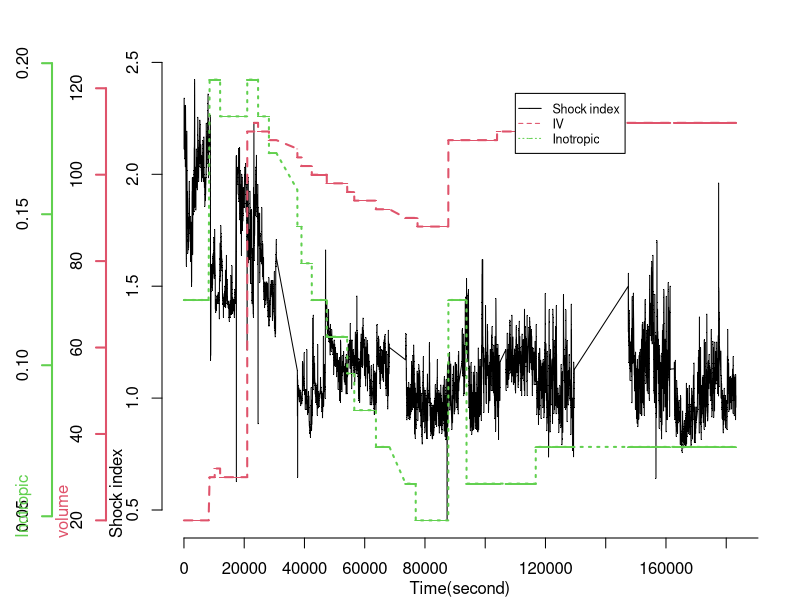
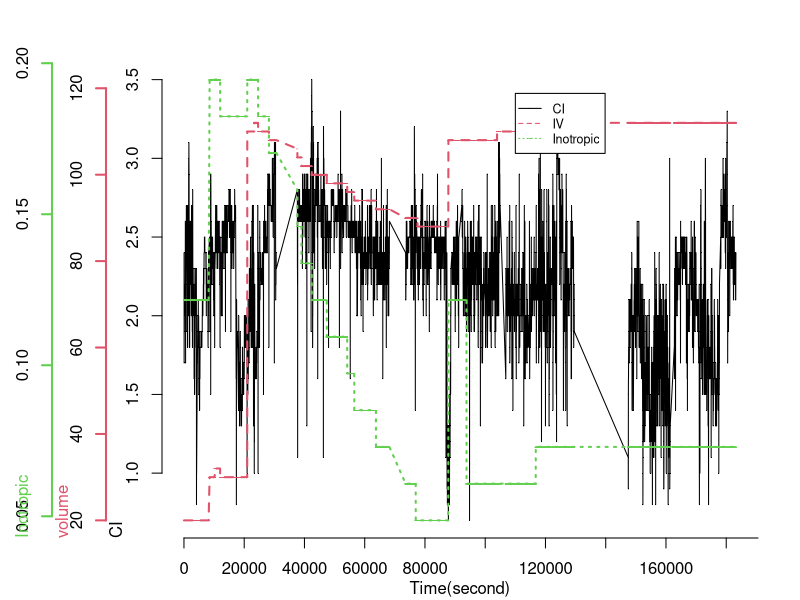
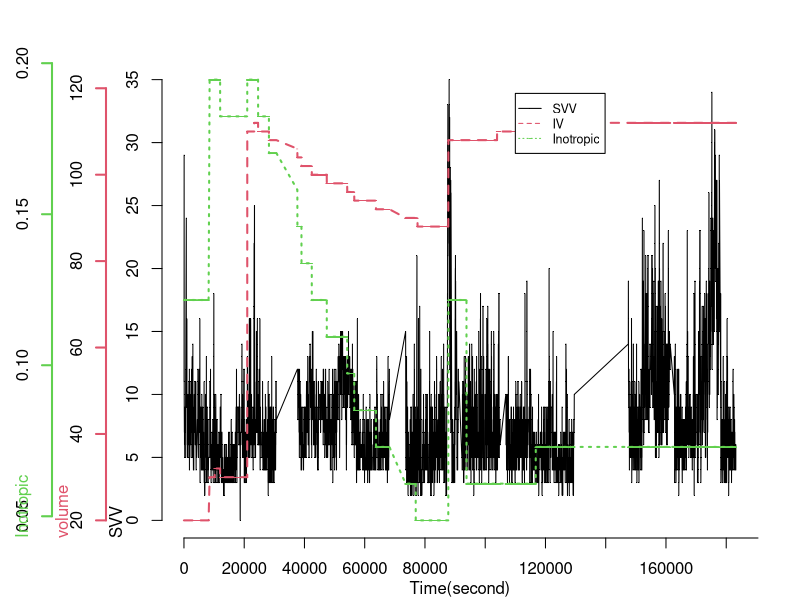
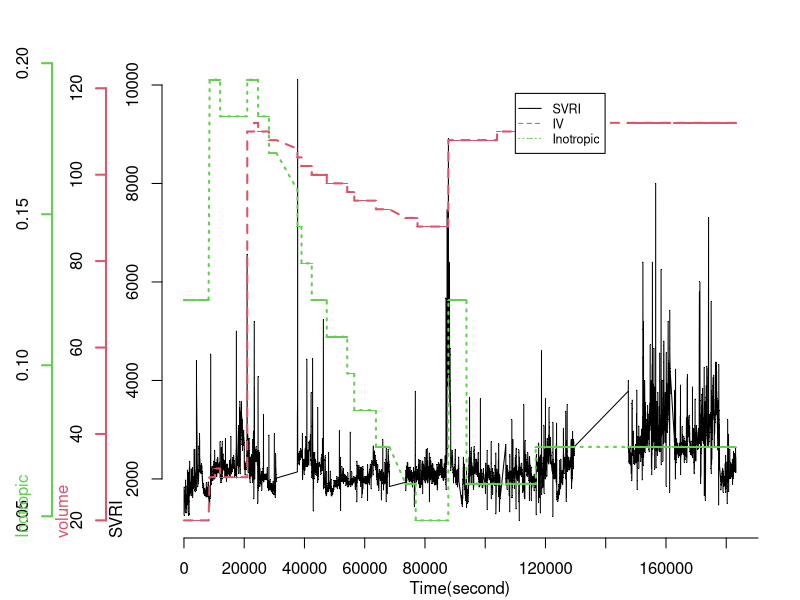
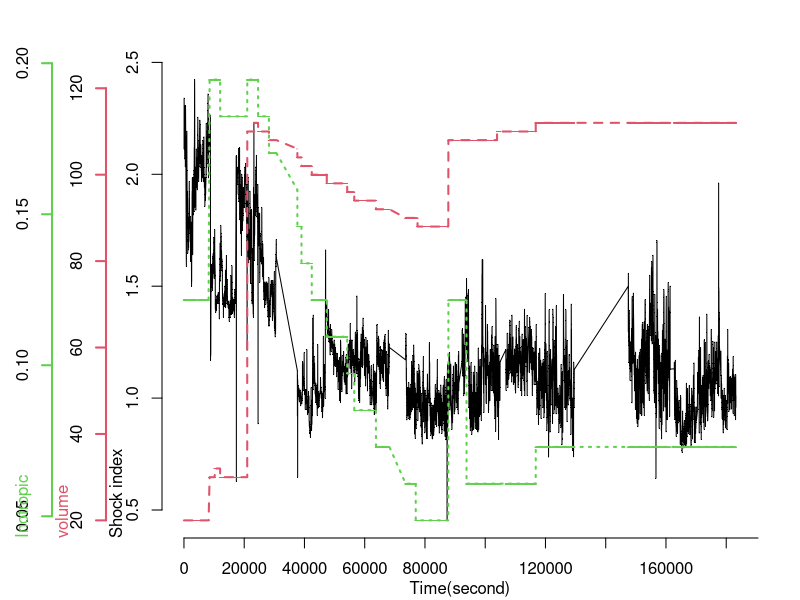
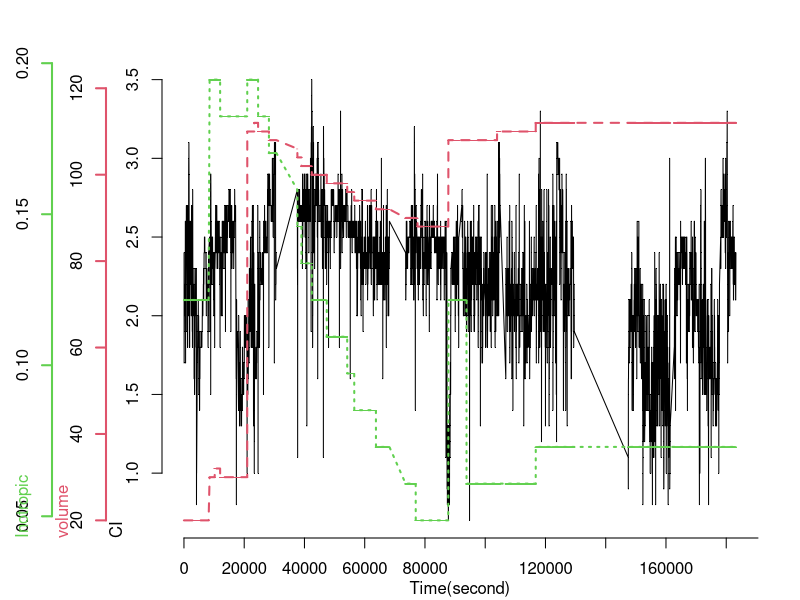
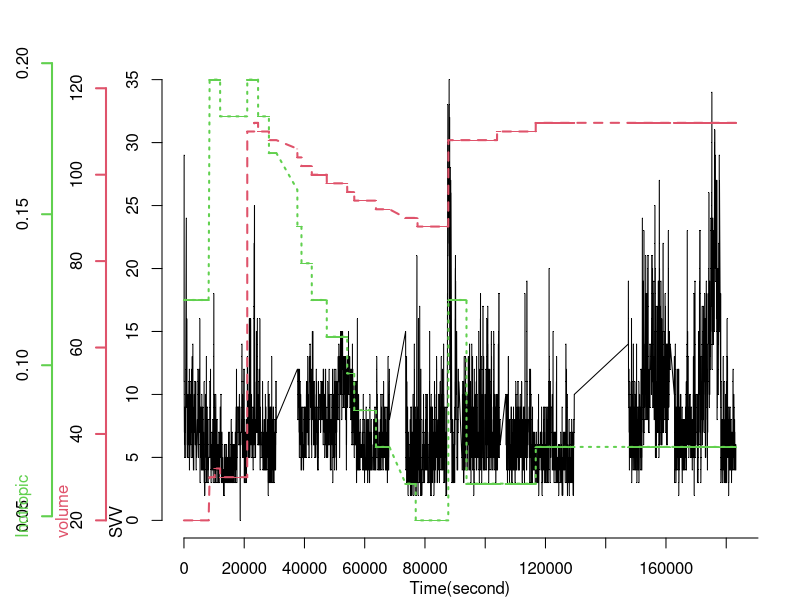
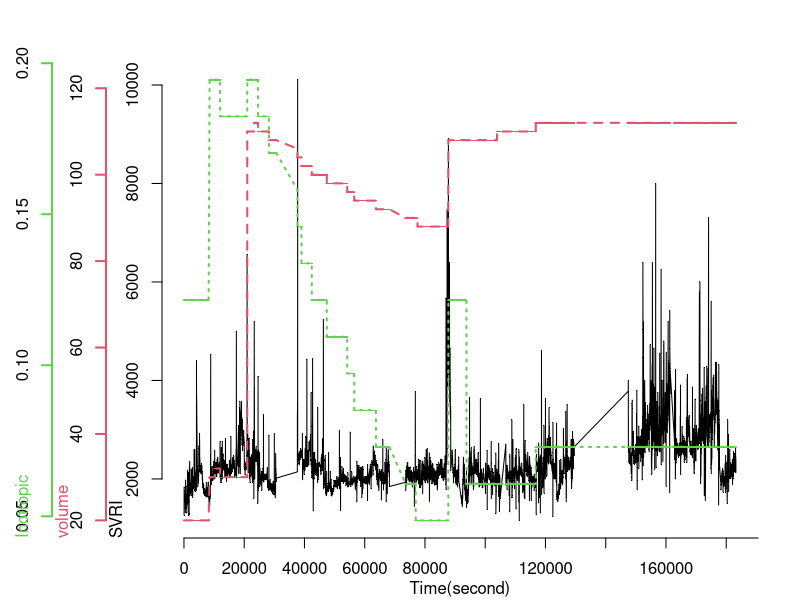

The R source for these figures, in order:

#Create Dataset

data_demainall_df0<-read.csv("data_demo.csv",header=T)

time<-data_demainall_df0$time
SI<-data_demainall_df0$SI
volume<-data_demainall_df0$volume
inotropic<-data_demainall_df0$drug_dose
SVRI<-data_demainall_df0$SVRI
SVV<-data_demainall_df0$SVV
CI<-data_demainall_df0$CI



par(mar=c(3,8, 3, 2) + 0.1)





#Plot the first time series. Notice that you don't have to draw the axis nor the labels SI


plot(time, SI, axes=F, ylim=c(min(SI),max(SI)), xlab="",lty=1, ylab="",type="l", main="",xlim=c(min(time),max(time)),col=1,pch='.')
points(time,SI,pch='.',col="black",cex=0.5)
axis(2, ylim=c(min(SI),max(SI)),col="black",lwd=1,cex=0.5)
mtext(2,text="Shock index",line=1.8, adj = 0)




#Plot the second time series. The command par(new=T) is handy here. If you just need to plot two timeseries, you could also use the right vertical axis as well. In that case you have to substitute "2" with "4" in the functions axis() and mtext(). Notice that in both functions lines is increased so that the new axis and its label is placed to the left of the first one. You don't need to increase the value if you use the right vertical axis.


par(new=T)
plot(time, volume, axes=F, ylim=c(min(volume),max(volume)+10), xlab="", ylab="", 
     type="l",lty=2, main="",xlim=c(min(time),max(time)),lwd=2,col=2)
axis(2, ylim=c(min(volume),max(volume)+10),lwd=2,line=2.8,col=2)
points(time, volume,pch='-',cex=0.5,col=2)
mtext(2,text="volume",line=4.5,col=2, adj = 0)


#Plot the third time series. Again the line parameter are both further increased.


par(new=T)
plot(time, inotropic, axes=F, ylim=c(min(inotropic),max(inotropic)), xlab="", ylab="", 
     type="l",lty=3, main="",xlim=c(min(time),max(time)),lwd=2,col=3)
axis(2, ylim=c(min(inotropic),max(inotropic)),lwd=2,line=5.5,col=3)

points(time, inotropic,pch='-',cex=0.5,col=3)
mtext(2,text="Inotropic",line=6.5,col=3, adj = 0)


axis(1,pretty(range(time),10))
mtext("Time(second)",side=1,col="black",line=2)


#And then plot the legend.

legend(x=110000,y=0.19,legend=c("Shock index","IV","Inotropic"),lty=c(1,2,3),
       pch=c('.','-','-'),col=c(1,2,3),cex=0.75)





#Plot the first time series. Notice that you don't have to draw the axis nor the labels SI
par(mar=c(3,8, 3, 2) + 0.1)





#Plot the first time series. Notice that you don't have to draw the axis nor the labels SI




plot(time, CI, axes=F, ylim=c(min(CI),max(CI)), xlab="",lty=1, ylab="",type="l", main="",xlim=c(min(time),max(time)),col=1,pch='.')
points(time,CI,pch='.',col="black",cex=0.5)
axis(2, ylim=c(min(CI),max(CI)),col="black",lwd=1,cex=0.5)
mtext(2,text="CI",line=1.8, adj = 0)






#Plot the second time series. The command par(new=T) is handy here. If you just need to plot two timeseries, you could also use the right vertical axis as well. In that case you have to substitute "2" with "4" in the functions axis() and mtext(). Notice that in both functions lines is increased so that the new axis and its label is placed to the left of the first one. You don't need to increase the value if you use the right vertical axis.


par(new=T)
plot(time, volume, axes=F, ylim=c(min(volume),max(volume)+10), xlab="", ylab="", 
     type="l",lty=2, main="",xlim=c(min(time),max(time)),lwd=2,col=2)
axis(2, ylim=c(min(volume),max(volume)+10),lwd=2,line=2.8,col=2)
points(time, volume,pch='-',cex=0.5,col=2)
mtext(2,text="volume",line=4.5,col=2, adj = 0)


#Plot the third time series. Again the line parameter are both further increased.


par(new=T)
plot(time, inotropic, axes=F, ylim=c(min(inotropic),max(inotropic)), xlab="", ylab="", 
     type="l",lty=3, main="",xlim=c(min(time),max(time)),lwd=2,col=3)
axis(2, ylim=c(min(inotropic),max(inotropic)),lwd=2,line=5.5,col=3)

points(time, inotropic,pch='-',cex=0.5,col=3)
mtext(2,text="Inotropic",line=6.5,col=3, adj = 0)


axis(1,pretty(range(time),10))
mtext("Time(second)",side=1,col="black",line=2)


#And then plot the legend.

legend(x=110000,y=0.19,legend=c("CI","IV","Inotropic"),lty=c(1,2,3),
       pch=c('.','-','-'),col=c(1,2,3),cex=0.75)






#Plot the first time series. Notice that you don't have to draw the axis nor the labels SI
par(mar=c(3,8, 3, 2) + 0.1)







#Plot the first time series. Notice that you don't have to draw the axis nor the labels SI


plot(time, SVV, axes=F, ylim=c(min(SVV),max(SVV)), xlab="", lty=1, ylab="",type="l", main="",xlim=c(min(time),max(time)),col=1,pch='.')
points(time,SVV,pch='.',col="black",cex=0.5)
axis(2, ylim=c(min(SVV),max(SVV)),col="black",lwd=1,cex=0.5)
mtext(2,text="SVV",line=1.8, adj = 0)





#Plot the second time series. The command par(new=T) is handy here. If you just need to plot two timeseries, you could also use the right vertical axis as well. In that case you have to substitute "2" with "4" in the functions axis() and mtext(). Notice that in both functions lines is increased so that the new axis and its label is placed to the left of the first one. You don't need to increase the value if you use the right vertical axis.


par(new=T)
plot(time, volume, axes=F, ylim=c(min(volume),max(volume)+10), xlab="", ylab="", 
     type="l",lty=2, main="",xlim=c(min(time),max(time)),lwd=2,col=2)
axis(2, ylim=c(min(volume),max(volume)+10),lwd=2,line=2.8,col=2)
points(time, volume,pch='-',cex=0.5,col=2)
mtext(2,text="volume",line=4.5,col=2, adj = 0)


#Plot the third time series. Again the line parameter are both further increased.


par(new=T)
plot(time, inotropic, axes=F, ylim=c(min(inotropic),max(inotropic)), xlab="", ylab="", 
     type="l",lty=3, main="",xlim=c(min(time),max(time)),lwd=2,col=3)
axis(2, ylim=c(min(inotropic),max(inotropic)),lwd=2,line=5.5,col=3)

points(time, inotropic,pch='-',cex=0.5,col=3)
mtext(2,text="Inotropic",line=6.5,col=3, adj = 0)


axis(1,pretty(range(time),10))
mtext("Time(second)",side=1,col="black",line=2)


#And then plot the legend.

legend(x=110000,y=0.19,legend=c("SVV","IV","Inotropic"),lty=c(1,2,3),
       pch=c('.','-','-'),col=c(1,2,3),cex=0.75)






#Plot the first time series. Notice that you don't have to draw the axis nor the labels SI
par(mar=c(3,8, 3, 2) + 0.1)






#Plot the second time series. The command par(new=T) is handy here. If you just need to plot two timeseries, you could also use the right vertical axis as well. In that case you have to substitute "2" with "4" in the functions axis() and mtext(). Notice that in both functions lines is increased so that the new axis and its label is placed to the left of the first one. You don't need to increase the value if you use the right vertical axis.

plot(time, SVRI, axes=F, ylim=c(min(SVRI),max(SVRI)), xlab="", lty=1, ylab="",type="l", main="",xlim=c(min(time),max(time)),col=1,pch='.')
points(time,SVRI,pch='.',col="black",cex=0.5)
axis(2, ylim=c(min(SVRI),max(SVRI)),col="black",lwd=1,cex=0.5)
mtext(2,text="SVRI",line=1.8, adj = 0)






#Plot the second time series. The command par(new=T) is handy here. If you just need to plot two timeseries, you could also use the right vertical axis as well. In that case you have to substitute "2" with "4" in the functions axis() and mtext(). Notice that in both functions lines is increased so that the new axis and its label is placed to the left of the first one. You don't need to increase the value if you use the right vertical axis.


par(new=T)
plot(time, volume, axes=F, ylim=c(min(volume),max(volume)+10), xlab="", ylab="", 
     type="l",lty=2, main="",xlim=c(min(time),max(time)),lwd=2,col=2)
axis(2, ylim=c(min(volume),max(volume)+10),lwd=2,line=2.8,col=2)
points(time, volume,pch='-',cex=0.5,col=2)
mtext(2,text="volume",line=4.5,col=2, adj = 0)


#Plot the third time series. Again the line parameter are both further increased.


par(new=T)
plot(time, inotropic, axes=F, ylim=c(min(inotropic),max(inotropic)), xlab="", ylab="", 
     type="l",lty=3, main="",xlim=c(min(time),max(time)),lwd=2,col=3)
axis(2, ylim=c(min(inotropic),max(inotropic)),lwd=2,line=5.5,col=3)

points(time, inotropic,pch='-',cex=0.5,col=3)
mtext(2,text="Inotropic",line=6.5,col=3, adj = 0)


axis(1,pretty(range(time),10))
mtext("Time(second)",side=1,col="black",line=2)


#And then plot the legend.

legend(x=110000,y=0.19,legend=c("SVRI","IV","Inotropic"),lty=c(1,2,3),
       pch=c('.','-','-'),col=c(1,2,3),cex=0.75)





##========================================================================================


#Define Margins. The trick is to use give as much space possible on the left margin (second value)
par(mar=c(3,8, 3, 2) + 0.1)





#Plot the first time series. Notice that you don't have to draw the axis nor the labels SI


plot(time, SI, axes=F, ylim=c(min(SI),max(SI)), xlab="",lty=1, ylab="",type="l", main="",xlim=c(min(time),max(time)),col=1,pch='.')
points(time,SI,pch='.',col="black",cex=0.5)
axis(2, ylim=c(min(SI),max(SI)),col="black",lwd=1,cex=0.5)
mtext(2,text="Shock index",line=1.8, adj = 0)




#Plot the second time series. The command par(new=T) is handy here. If you just need to plot two timeseries, you could also use the right vertical axis as well. In that case you have to substitute "2" with "4" in the functions axis() and mtext(). Notice that in both functions lines is increased so that the new axis and its label is placed to the left of the first one. You don't need to increase the value if you use the right vertical axis.


par(new=T)
plot(time, volume, axes=F, ylim=c(min(volume),max(volume)+10), xlab="", ylab="", 
     type="l",lty=2, main="",xlim=c(min(time),max(time)),lwd=2,col=2)
axis(2, ylim=c(min(volume),max(volume)+10),lwd=2,line=2.8,col=2)
points(time, volume,pch='-',cex=0.5,col=2)
mtext(2,text="volume",line=4.5,col=2, adj = 0)


#Plot the third time series. Again the line parameter are both further increased.


par(new=T)
plot(time, inotropic, axes=F, ylim=c(min(inotropic),max(inotropic)), xlab="", ylab="", 
     type="l",lty=3, main="",xlim=c(min(time),max(time)),lwd=2,col=3)
axis(2, ylim=c(min(inotropic),max(inotropic)),lwd=2,line=5.5,col=3)

points(time, inotropic,pch='-',cex=0.5,col=3)
mtext(2,text="Inotropic",line=6.5,col=3, adj = 0)


axis(1,pretty(range(time),10))
mtext("Time(second)",side=1,col="black",line=2)




#Plot the first time series. Notice that you don't have to draw the axis nor the labels SI
par(mar=c(3,8, 3, 2) + 0.1)





#Plot the first time series. Notice that you don't have to draw the axis nor the labels SI




plot(time, CI, axes=F, ylim=c(min(CI),max(CI)), xlab="",lty=1, ylab="",type="l", main="",xlim=c(min(time),max(time)),col=1,pch='.')
points(time,CI,pch='.',col="black",cex=0.5)
axis(2, ylim=c(min(CI),max(CI)),col="black",lwd=1,cex=0.5)
mtext(2,text="CI",line=1.8, adj = 0)






#Plot the second time series. The command par(new=T) is handy here. If you just need to plot two timeseries, you could also use the right vertical axis as well. In that case you have to substitute "2" with "4" in the functions axis() and mtext(). Notice that in both functions lines is increased so that the new axis and its label is placed to the left of the first one. You don't need to increase the value if you use the right vertical axis.


par(new=T)
plot(time, volume, axes=F, ylim=c(min(volume),max(volume)+10), xlab="", ylab="", 
     type="l",lty=2, main="",xlim=c(min(time),max(time)),lwd=2,col=2)
axis(2, ylim=c(min(volume),max(volume)+10),lwd=2,line=2.8,col=2)
points(time, volume,pch='-',cex=0.5,col=2)
mtext(2,text="volume",line=4.5,col=2, adj = 0)


#Plot the third time series. Again the line parameter are both further increased.


par(new=T)
plot(time, inotropic, axes=F, ylim=c(min(inotropic),max(inotropic)), xlab="", ylab="", 
     type="l",lty=3, main="",xlim=c(min(time),max(time)),lwd=2,col=3)
axis(2, ylim=c(min(inotropic),max(inotropic)),lwd=2,line=5.5,col=3)

points(time, inotropic,pch='-',cex=0.5,col=3)
mtext(2,text="Inotropic",line=6.5,col=3, adj = 0)


axis(1,pretty(range(time),10))
mtext("Time(second)",side=1,col="black",line=2)








#Plot the first time series. Notice that you don't have to draw the axis nor the labels SI
par(mar=c(3,8, 3, 2) + 0.1)







#Plot the first time series. Notice that you don't have to draw the axis nor the labels SI


plot(time, SVV, axes=F, ylim=c(min(SVV),max(SVV)), xlab="", lty=1, ylab="",type="l", main="",xlim=c(min(time),max(time)),col=1,pch='.')
points(time,SVV,pch='.',col="black",cex=0.5)
axis(2, ylim=c(min(SVV),max(SVV)),col="black",lwd=1,cex=0.5)
mtext(2,text="SVV",line=1.8, adj = 0)





#Plot the second time series. The command par(new=T) is handy here. If you just need to plot two timeseries, you could also use the right vertical axis as well. In that case you have to substitute "2" with "4" in the functions axis() and mtext(). Notice that in both functions lines is increased so that the new axis and its label is placed to the left of the first one. You don't need to increase the value if you use the right vertical axis.


par(new=T)
plot(time, volume, axes=F, ylim=c(min(volume),max(volume)+10), xlab="", ylab="", 
     type="l",lty=2, main="",xlim=c(min(time),max(time)),lwd=2,col=2)
axis(2, ylim=c(min(volume),max(volume)+10),lwd=2,line=2.8,col=2)
points(time, volume,pch='-',cex=0.5,col=2)
mtext(2,text="volume",line=4.5,col=2, adj = 0)


#Plot the third time series. Again the line parameter are both further increased.


par(new=T)
plot(time, inotropic, axes=F, ylim=c(min(inotropic),max(inotropic)), xlab="", ylab="", 
     type="l",lty=3, main="",xlim=c(min(time),max(time)),lwd=2,col=3)
axis(2, ylim=c(min(inotropic),max(inotropic)),lwd=2,line=5.5,col=3)

points(time, inotropic,pch='-',cex=0.5,col=3)
mtext(2,text="Inotropic",line=6.5,col=3, adj = 0)


axis(1,pretty(range(time),10))
mtext("Time(second)",side=1,col="black",line=2)








#Plot the first time series. Notice that you don't have to draw the axis nor the labels SI
par(mar=c(3,8, 3, 2) + 0.1)






#Plot the second time series. The command par(new=T) is handy here. If you just need to plot two timeseries, you could also use the right vertical axis as well. In that case you have to substitute "2" with "4" in the functions axis() and mtext(). Notice that in both functions lines is increased so that the new axis and its label is placed to the left of the first one. You don't need to increase the value if you use the right vertical axis.

plot(time, SVRI, axes=F, ylim=c(min(SVRI),max(SVRI)), xlab="", lty=1, ylab="",type="l", main="",xlim=c(min(time),max(time)),col=1,pch='.')
points(time,SVRI,pch='.',col="black",cex=0.5)
axis(2, ylim=c(min(SVRI),max(SVRI)),col="black",lwd=1,cex=0.5)
mtext(2,text="SVRI",line=1.8, adj = 0)






#Plot the second time series. The command par(new=T) is handy here. If you just need to plot two timeseries, you could also use the right vertical axis as well. In that case you have to substitute "2" with "4" in the functions axis() and mtext(). Notice that in both functions lines is increased so that the new axis and its label is placed to the left of the first one. You don't need to increase the value if you use the right vertical axis.


par(new=T)
plot(time, volume, axes=F, ylim=c(min(volume),max(volume)+10), xlab="", ylab="", 
     type="l",lty=2, main="",xlim=c(min(time),max(time)),lwd=2,col=2)
axis(2, ylim=c(min(volume),max(volume)+10),lwd=2,line=2.8,col=2)
points(time, volume,pch='-',cex=0.5,col=2)
mtext(2,text="volume",line=4.5,col=2, adj = 0)


#Plot the third time series. Again the line parameter are both further increased.


par(new=T)
plot(time, inotropic, axes=F, ylim=c(min(inotropic),max(inotropic)), xlab="", ylab="", 
     type="l",lty=3, main="",xlim=c(min(time),max(time)),lwd=2,col=3)
axis(2, ylim=c(min(inotropic),max(inotropic)),lwd=2,line=5.5,col=3)

points(time, inotropic,pch='-',cex=0.5,col=3)
mtext(2,text="Inotropic",line=6.5,col=3, adj = 0)


axis(1,pretty(range(time),10))
mtext("Time(second)",side=1,col="black",line=2)





